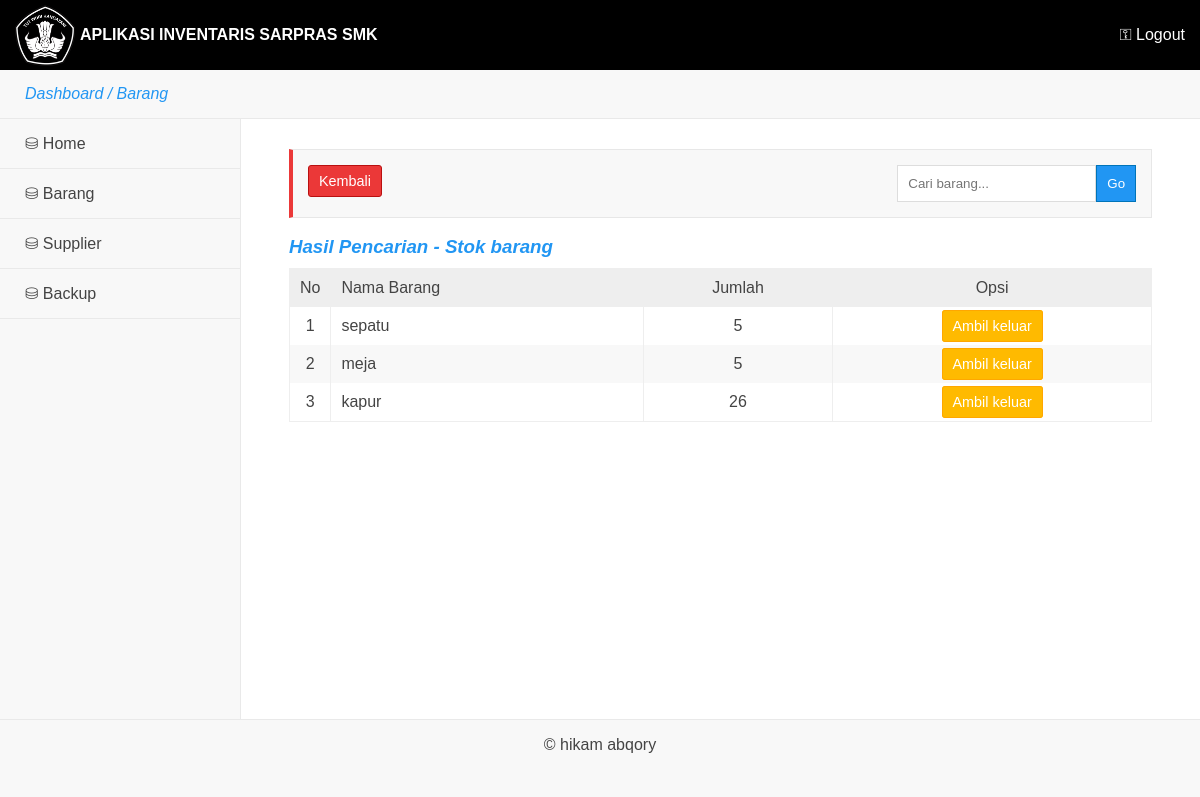
/4dm1n/cari.php (signed in), run on the app's committed database.
### tables this page shows
CREATE TABLE `stok` (
  `id_stok` int(11) NOT NULL,
  `kode_barang` varchar(14) NOT NULL,
  `nama_barang` varchar(20) NOT NULL,
  `jumlah_masuk` int(11) NOT NULL,
  `jumlah_keluar` int(11) NOT NULL,
  `jumlah` int(11) NOT NULL,
  `penerima` varchar(20) NOT NULL,
  `tanggal` varchar(20) NOT NULL,
  `status` varchar(2) NOT NULL
);

### fungsi.php (called while the page is built, shortened)
<?php
$link = mysqli_connect('localhost','root','','inv');
function run($query){
	global $link;
	$result = mysqli_query($link,$query);
	return $result;
}
?>

### 4dm1n/cari.php (the view, shortened to what this page needs)
<?php
require_once '../fungsi.php';
require_once 'view.php';
$query = "SELECT * FROM stok";
$read  = run($query);
?>
<div class="main-admin">
	<div class="isi">
		<div class="konten">
			<div class="judul j-merah">
				<a href="barang.php" class="kiri tmbl merah">Kembali</a>
				<form action="cari.php" class="kanan" method="get">
					<input type="text" placeholder="Cari barang..." name="cari"><button class="biru">Go</button>
				</form>
			</div>
			<br>
			<div class="dataa">
				<h3>Hasil Pencarian - Stok barang</h3>
			</div>
			<div class="data-barang">
				<table>
					<thead>
						<tr>
							<td width="30" align="center">No</td>
							<td>Nama Barang</td>
							<td align="center">Jumlah</td>
							<td align="center">Opsi</td>
						</tr>
					</thead>
					<tbody>
					<?php
				if(mysqli_num_rows($read) > 0){
					$no = 0;
					while($row = mysqli_fetch_assoc($read)){
					$no++;
						?>
						<tr>
							<td align="center"><?= $no; ?></td>
							<td><?= $row['nama_barang']; ?></td>
							<td align="center"><?= $row['jumlah_masuk']; ?></td>
							<td align="center"><a href="kel.php?id=<?= $row['jumlah']; ?>" class="tmbl kuning">Ambil keluar</a></td>
						</tr>
					<?php }
				}else{
					echo '<tr>
								<td colspan="11">
									<h3 style="padding:15px; text-align:center;">Tidak ada hasil!</h3>
								</td>
							</tr>';
				}
					 ?>
					</tbody>
				</table>
			</div>
		</div>
	</div>
</div>

### style.css (style rules this page uses)
* { margin: 0; padding: 0; font-family: sans-serif; box-sizing: border-box; text-decoration: none; box-sizing: border-box; }
body { background: #f8f8f8; color: #444; }
input,textarea,button,select { padding: 10px; background: #fff; border:1px solid #ddd; }
input[type="submit"],button { cursor:pointer; }
table { border-collapse: collapse; width: 100%; background: #fff; border:1px solid #eee; }
table thead tr { background: #eee; color: #444; }
table td { padding: 10px; border-right: 1px solid #eee }
table td:last-child { border:none; }
table tbody tr:nth-child(even) { background: #f8f8f8; }
.konten { width: 90%; margin: 0 auto; }
.kanan { float: right; }
.kiri { float: left; }
.tmbl { padding: 7px 10px; font-size: 0.9em; border-radius: 3px; }
.merah { background: #eb3838; color: #fff; border:1px solid #b91010; }
.kuning { background: #ffba00; color: #fff; border:1px solid #ffa700; }
.biru { background: #2196f3; color: #fff; border:1px solid #0074b9; }
.main-admin { min-height: 600px; background: #f8f8f8; overflow: hidden; }
.isi { width: 80%; float: left; padding-top: 30px; border-left:1px solid #e9e9e9; min-height: 600px; background: #fff; }
.judul { padding: 15px; background: #f8f8f8; border:1px solid #e7e7e7; overflow: hidden; }
.j-merah { border-left: 4px solid #eb3838; }
.data-barang { width: 100%; margin: 10px 0px; }
.dataa { padding: 0px 0px; color: #2196f3; font-style: italic; }

### data on the page
stok: nama_barang "sepatu", jumlah_masuk "5"
stok: nama_barang "meja", jumlah_masuk "5"
stok: nama_barang "kapur", jumlah_masuk "26"

### other printed values
$judul "Barang"
